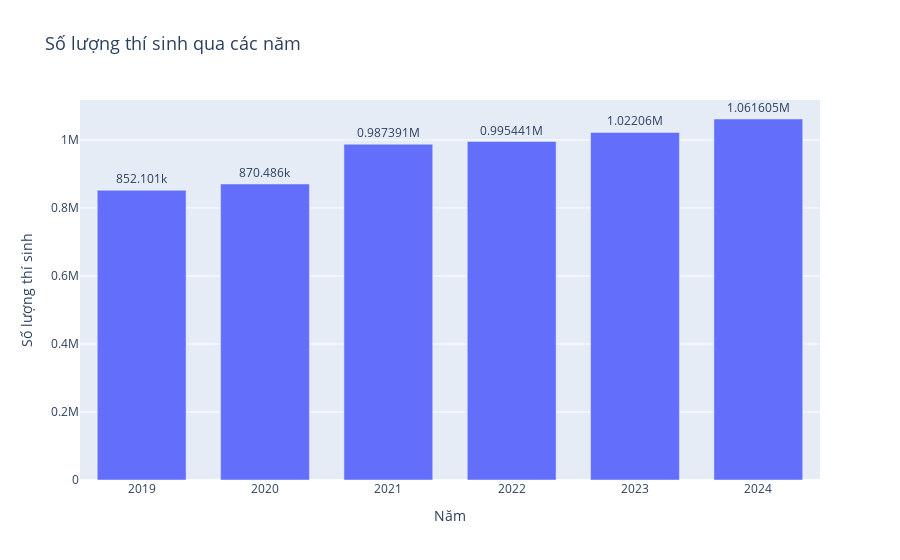

Notebook code for this chart:
### Markdown cell above
# Biến động của thí sinh dự thi qua từng năm

### Code cell
import pandas as pd
import plotly.express as px
import matplotlib.pyplot as plt
import seaborn as sns

# Đường dẫn đến các file CSV
files = {
    2019: r'..\Data\diem_thi_2019.csv',
    2020: r'..\Data\diem_thi_2020.csv',
    2021: r'..\Data\diem_thi_2021.csv',
    2022: r'..\Data\diem_thi_2022.csv',
    2023: r'..\Data\diem_thi_2023.csv',
    2024: r'..\Data\diem_thi_2024.csv'
}

# Tổng hợp dữ liệu
summary_data = []
for year, file in files.items():
    df = pd.read_csv(file)
    num_candidates = len(df)  # Đếm số lượng thí sinh
    summary_data.append({'year': year, 'num_candidates': num_candidates})

# Tạo DataFrame
data = pd.DataFrame(summary_data)

# Sắp xếp theo năm
data = data.sort_values('year')

# Tính % tăng trưởng
data['growth_rate'] = data['num_candidates'].pct_change() * 100

# Thay NaN bằng 0 cho năm đầu tiên
data['growth_rate'] = data['growth_rate'].fillna(0)

# Tạo biểu đồ cột bằng Plotly
fig = px.bar(
    data, 
    x='year', 
    y='num_candidates', 
    text='num_candidates', 
    title="Số lượng thí sinh qua các năm",
    labels={'num_candidates': 'Số lượng thí sinh', 'year': 'Năm'}
)

# Cập nhật tooltip hiển thị thêm thông tin
fig.update_traces(
    hovertemplate=(
        '<b>Năm:</b> %{x}<br>'
        '<b>Số lượng thí sinh:</b> %{y}<br>'
        '<b>% Tăng trưởng:</b> %{customdata:.2f}%'
    ),
    customdata=data['growth_rate'],  # Dữ liệu bổ sung
    texttemplate='%{y}',  # Hiển thị số lượng thí sinh trên cột
    textposition='outside'
)

# Cập nhật giao diện biểu đồ
fig.update_layout(
    yaxis_title="Số lượng thí sinh",
    xaxis_title="Năm",
    title_font_size=18,
    xaxis=dict(tickmode='linear'),
    hoverlabel=dict(font_size=12),
    bargap=0.2,  # Giảm khoảng cách giữa các cột
    bargroupgap=0.1  # Giảm khoảng cách giữa các nhóm cột (nếu có)
)

# Hiển thị biểu đồ
fig.show()

### Figure 1 — Plotly figure (JSON) as saved in the notebook; plotly's stock layout.template omitted (floating-point values rounded to 4 significant figures)
{"data": [{"alignmentgroup": "True", "customdata": [0, 2.158, 13.43, 0.8153, 2.674, 3.869], "hovertemplate": "<b>Năm:</b> %{x}<br><b>Số lượng thí sinh:</b> %{y}<br><b>% Tăng trưởng:</b> %{customdata:.2f}%", "legendgroup": "", "marker": {"color": "#636efa", "pattern": {"shape": ""}}, "name": "", "offsetgroup": "", "orientation": "v", "showlegend": false, "text": [852101, 870486, 987391, 995441, 1022060, 1061605], "textposition": "outside", "texttemplate": "%{y}", "type": "bar", "x": [2019, 2020, 2021, 2022, 2023, 2024], "xaxis": "x", "y": [852101, 870486, 987391, 995441, 1022060, 1061605], "yaxis": "y"}], "layout": {"bargap": 0.2, "bargroupgap": 0.1, "barmode": "relative", "hoverlabel": {"font": {"size": 12}}, "legend": {"tracegroupgap": 0}, "title": {"font": {"size": 18}, "text": "Số lượng thí sinh qua các năm"}, "xaxis": {"anchor": "y", "domain": [0, 1], "tickmode": "linear", "title": {"text": "Năm"}}, "yaxis": {"anchor": "x", "domain": [0, 1], "title": {"text": "Số lượng thí sinh"}}}}
